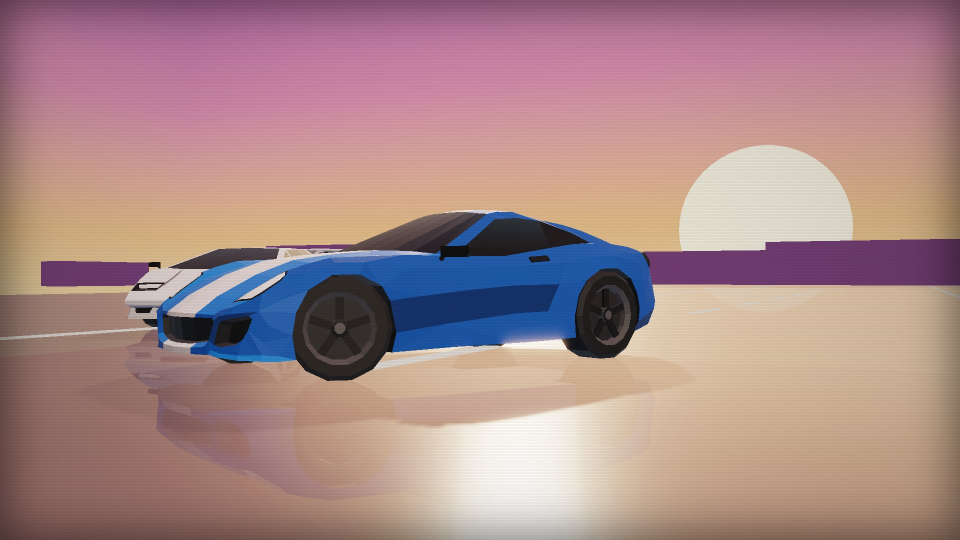
#> input picture assets/bootbg/p00.jpg, 1920 x 1080 px, given as the content of the folder ../../assets/bootbg/p00.jpg, which was not available (shown at 1/2 size)
$ python style.py ../../assets/bootbg/p00.jpg ../../assets/bootbg/p01.jpg
#> lines starting #> are read from the running program, lines starting #| are printed output that depends on the picture; after the words box and inside, x2 and y2 are one past the last pixel; in counts of white or black regions, pixels touching at a corner belong together
# our own look for the original textures: grime smoothed away (edge-preserving), each texture reduced to a few clean colours
# (its pattern: windows, bricks, lane lines stay), colours livelier and lighter like the game's tracks and cars
import sys,os,glob,numpy as np
from PIL import Image
from skimage.restoration import denoise_tv_chambolle
from skimage.color import rgb2lab,lab2rgb
from scipy.cluster.vq import kmeans2
SRC,DST=sys.argv[1],sys.argv[2];os.makedirs(DST,exist_ok=True)
K=int(os.environ.get('K','6'));SAT=float(os.environ.get('SAT','1.45'));LIFT=float(os.environ.get('LIFT','1.12'))
for f in sorted(glob.glob(SRC+'/*')):
    n=os.path.basename(f);im=Image.open(f).convert('RGB');w,h=im.size
#> further down, im is the input picture: PIL image 1920x1080 RGB; mean R, G, B 169.1, 136.7, 136.9
#> after `w, h = im.size`: w = 1920; h = 1080
    s=min(1.,256/max(w,h));a=np.asarray(im.resize((max(8,int(w*s)),max(8,int(h*s))),Image.LANCZOS),np.float32)/255
#> after `s = min(1.0, 256 / max(w, h))`: s = 0.133
#> after `a = np.asarray(im.resize((max(8, int(w * s)), max(8, int(h * s))), Ima`:
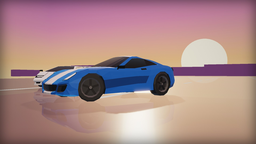
#> a: shape (144, 256, 3) float32; mean R, G, B 0.663, 0.536, 0.537
    a=denoise_tv_chambolle(a,weight=.09,channel_axis=-1)
    lab=rgb2lab(a);X=lab.reshape(-1,3).astype(np.float64)
#> after `lab = rgb2lab(a)`: lab: shape (144, 256, 3) float32; mean of channels 0, 1, 2 59.8, 13.5, 4.6
    try:
        c,l=kmeans2(X[::3] if len(X)>30000 else X,K,minit='++',seed=1,iter=10);d=((X[:,None,:]-c[None])**2).sum(-1);l=d.argmin(1);q=c[l]
#> after `c, l = kmeans2(X[::3] if len(X) > 30000 else X, K, minit='++', seed=1,`: c = [[57.63, 26.95, -4.43], [70.43, 9.57, 17.42], [25.36, 11.83, -8.23], [35.7, 9.15, -41.05], [84.34, 1.23, 7.4], [50.64, 12, 9.67]]; l = 12288 values, max 5 at index 1365, min 0 at index 3, mean 1.95
    except Exception:q=X
    q=q.reshape(lab.shape)
#> q: shape (144, 256, 3) float64; mean of channels 0, 1, 2 59.8, 13.5, 4.6
    # livelier: chroma up, light up (dark grime reads as flat dark grey otherwise)
    # grass and foliage onto the game's fresh green (hue ~125 deg, more chroma), everything else just livelier
    hue=np.degrees(np.arctan2(q[...,2],q[...,1]))%360;ch=np.hypot(q[...,1],q[...,2])
#> after `hue = np.degrees(np.arctan2(q[..., 2], q[..., 1])) % 360`:
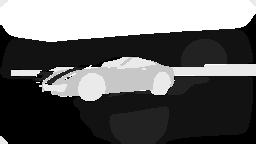
#> hue: shape (144, 256) float64; min 38.85, max 350.7, mean 160.6; drawn with min black and max white
#> after `ch = np.hypot(q[..., 1], q[..., 2])`:
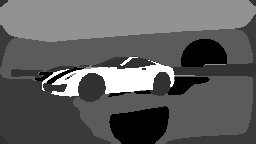
#> ch: shape (144, 256) float64; min 7.5, max 42.06, mean 20.5; drawn with min black and max white
    g=(hue>70)&(hue<170)&(ch>6)
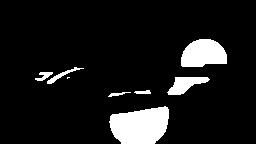
#> g: shape (144, 256) bool; 9.6% white; 8 white regions (1 under 20 px), largest, box (x1, y1, x2, y2) and area: (109, 106, 169, 144) 1768, (181, 39, 227, 67) 1016, (167, 77, 210, 95) 426
    if g.mean()<.5:g[:]=False  # only grass / foliage textures, never a beige facade with a green tint
#> g: shape (144, 256) bool; 9.58% of pixels changed, all inside (x1, y1, x2, y2) = (35, 39, 227, 144)
    nh=np.where(g,hue+(128-hue)*.8,hue);nc=np.where(g,ch*SAT*1.35+8,ch*SAT)
    q[...,1]=nc*np.cos(np.radians(nh));q[...,2]=nc*np.sin(np.radians(nh))
#> after `q[..., 1] = nc * np.cos(np.radians(nh))`: q: shape (144, 256, 3) float64; mean of channels 0, 1, 2 59.8, 19.6, 4.6
#> after `q[..., 2] = nc * np.sin(np.radians(nh))`: q: shape (144, 256, 3) float64; mean of channels 0, 1, 2 59.8, 19.6, 6.6
    q[...,0]=np.clip(q[...,0]*LIFT+6+np.where(g,4,0),0,100)
#> q: shape (144, 256, 3) float64; mean of channels 0, 1, 2 73, 19.6, 6.6
    out=np.clip(lab2rgb(q),0,1)
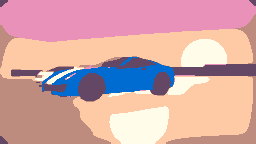
#> out: shape (144, 256, 3) float64; mean R, G, B 0.832, 0.655, 0.658
    Image.fromarray((out*255).astype(np.uint8)).resize((w,h),Image.NEAREST if max(w,h)<=256 else Image.BILINEAR).save(DST+'/'+n,'PNG')
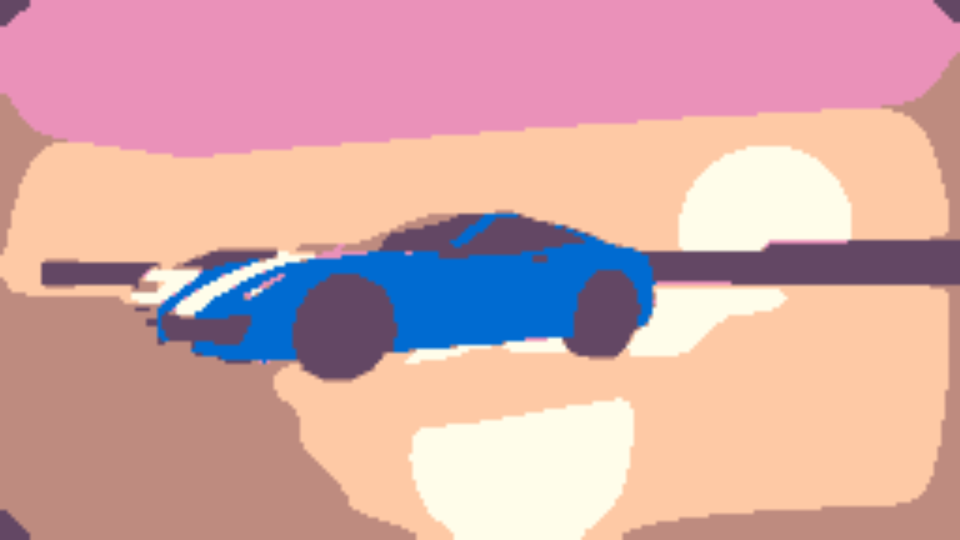
#> saved as p00.jpg: PIL image 1920x1080 RGB (shown at 1/2 size); mean R, G, B 211.7, 166.4, 167.3
print('styled',len(glob.glob(DST+'/*')))

$ run again, on assets/bootbg/p01.jpg
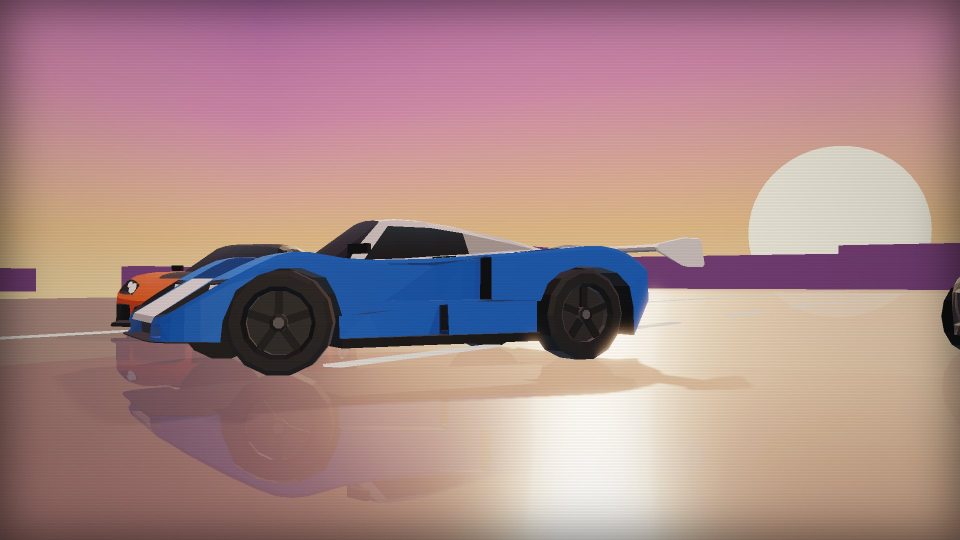
#> input picture assets/bootbg/p01.jpg, 1920 x 1080 px, given as the content of the folder ../../assets/bootbg/p01.jpg, which was not available (shown at 1/2 size)
#> im is the input picture: PIL image 1920x1080 RGB; mean R, G, B 168.5, 135.4, 136.4
#> lab: shape (144, 256, 3) float32; mean of channels 0, 1, 2 59.4, 13.8, 4.3
#> c = [[42.66, 27.47, -12.08], [80.92, 2.84, 12], [35.09, 10.37, -42.91], [36.9, 10.16, 5.08], [66.06, 11.41, 15.72], [60.52, 27.58, -3.63]]; l = 12288 values, max 5 at index 498, min 0 at index 0, mean 2.98
#> `g=(hue>70)&(hue<170)&(ch>6)`:
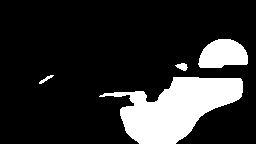
#> g: shape (144, 256) bool; 17.4% white; 4 white regions, box (x1, y1, x2, y2) and area: (99, 77, 243, 144) 5190, (198, 39, 248, 68) 1120, (175, 63, 188, 71) 65, (39, 75, 54, 84) 45
#> `Image.fromarray((out*255).astype(np.uint8)).resize((w,h),Image.NEAREST..`:
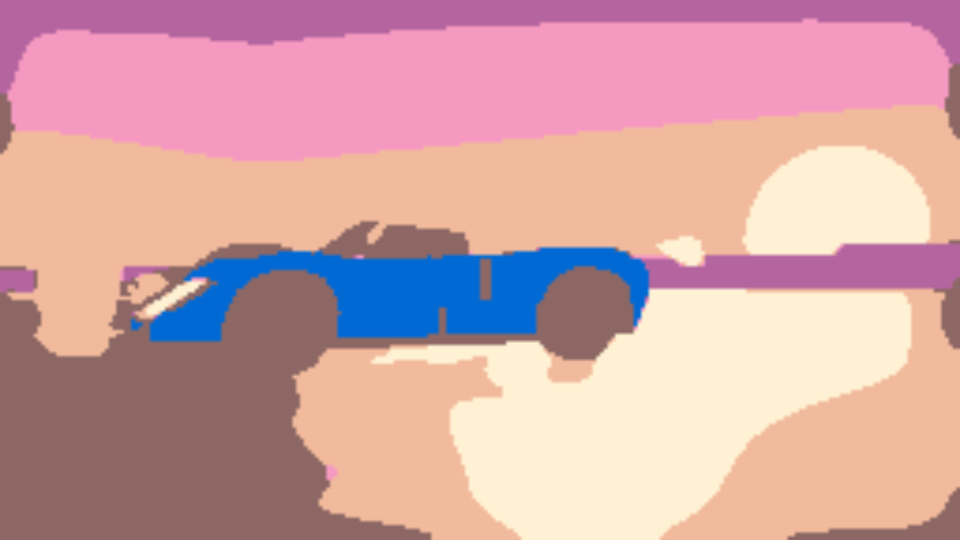
#> saved as p01.jpg: PIL image 1920x1080 RGB (shown at 1/2 size); mean R, G, B 209.7, 163.3, 165.2
